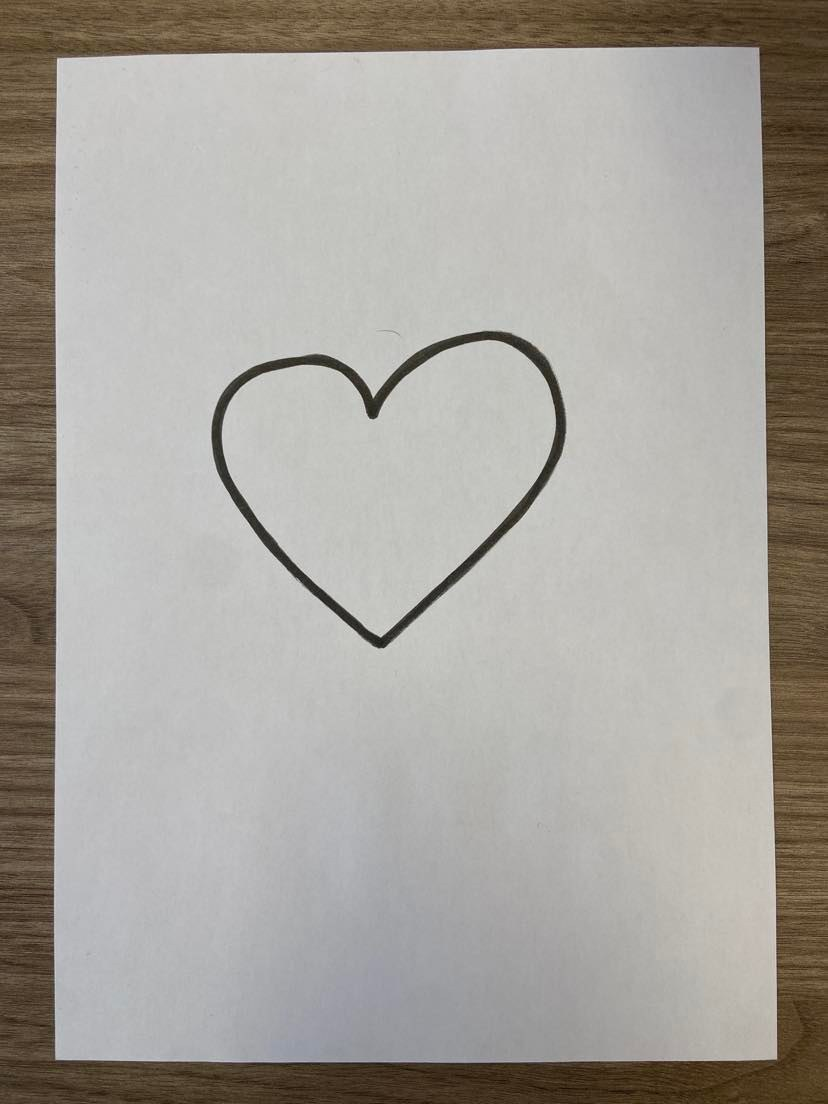
#> input picture Image_Analysis/Analysis/shots/coeur.png, 828 x 1104 px, found by its file name
$ python main.py
#> lines starting #> are read from the running program, lines starting #| are printed output that depends on the picture; after the words box and inside, x2 and y2 are one past the last pixel; in counts of white or black regions, pixels touching at a corner belong together; long printed decimals are rounded
# -*- coding: utf-8 -*-

import cv2
import numpy as np
import math
import os
from skimage import data
import matplotlib.pyplot as plt
from skimage.measure import find_contours
from scipy.signal import savgol_filter

# Charger l'image
image = cv2.imread("Image_Analysis/Analysis/shots/coeur.png")
#> image is the input picture: shape (1104, 828, 3); mean B, G, R 156, 162.4, 166.4
# [7 lines of commented-out code are left out]
plt.imshow(cv2.cvtColor(image, cv2.COLOR_BGR2RGB))
plt.axis('off')
plt.show()

"""# Spécifier le dossier contenant les images
image_folder = "./shots"

# Récupérer tous les fichiers dans le dossier
image_files = os.listdir(image_folder)

# Trier la liste par date de modification (du plus récent au plus ancien)
image_files.sort(key=lambda x: os.path.getmtime(os.path.join(image_folder, x)), reverse=True)

# Charger la dernière image
latest_image_path = os.path.join(image_folder, image_files[0])
image = cv2.imread(latest_image_path)

# Afficher l'image
plt.imshow(cv2.cvtColor(image, cv2.COLOR_BGR2RGB))
#plt.axis('off')
plt.show()"""

# Convertir en niveaux de gris
gray = cv2.cvtColor(image, cv2.COLOR_BGR2GRAY)
"""affichage gris inutile"""
#plt.imshow(gray,'gray')
#plt.axis('off')
#plt.show()

valeur_seuil = 190
max_area = 0

while max_area < 50000:
    # Binariser l'image
    _, thresh = cv2.threshold(gray, valeur_seuil, 255, cv2.THRESH_BINARY)

    """ Boucle d'affichage inutile
    plt.imshow(thresh,'gray')
    plt.axis('off')
    plt.show()
    """
    # Appliquer un filtre morphologique
    kernel = cv2.getStructuringElement(cv2.MORPH_RECT, (20,20))
    closing = cv2.morphologyEx(thresh, cv2.MORPH_CLOSE, kernel)
    """
    plt.imshow(closing,'gray')
    plt.axis('off')
    plt.show()
 """
    # Appliquer la détection de contours avec Canny
    edges = cv2.Canny(closing, 50, 255)

    # Trouver les contours externes
    contours, hierarchy = cv2.findContours(edges, cv2.RETR_EXTERNAL, cv2.CHAIN_APPROX_SIMPLE)

    # Trouver le plus grand contour qui correspond à un quadrilatère quelconque

    best_cnt = None
    for cnt in contours:
        area = cv2.contourArea(cnt)
        perimeter = cv2.arcLength(cnt, True)
        approx = cv2.approxPolyDP(cnt, 0.02 * perimeter, True)
        if len(approx) == 4 and area > max_area:
            max_area = area
            best_cnt = cnt
            print(max_area)
    valeur_seuil -= 1
#> this loop made 38 passes
#> contours on passes 17, 19, 20, 33: 9 contours, all with area under 20, 6 contours, all with area under 20, 9 contours, all with area under 20, 8 contours, all with area under 20
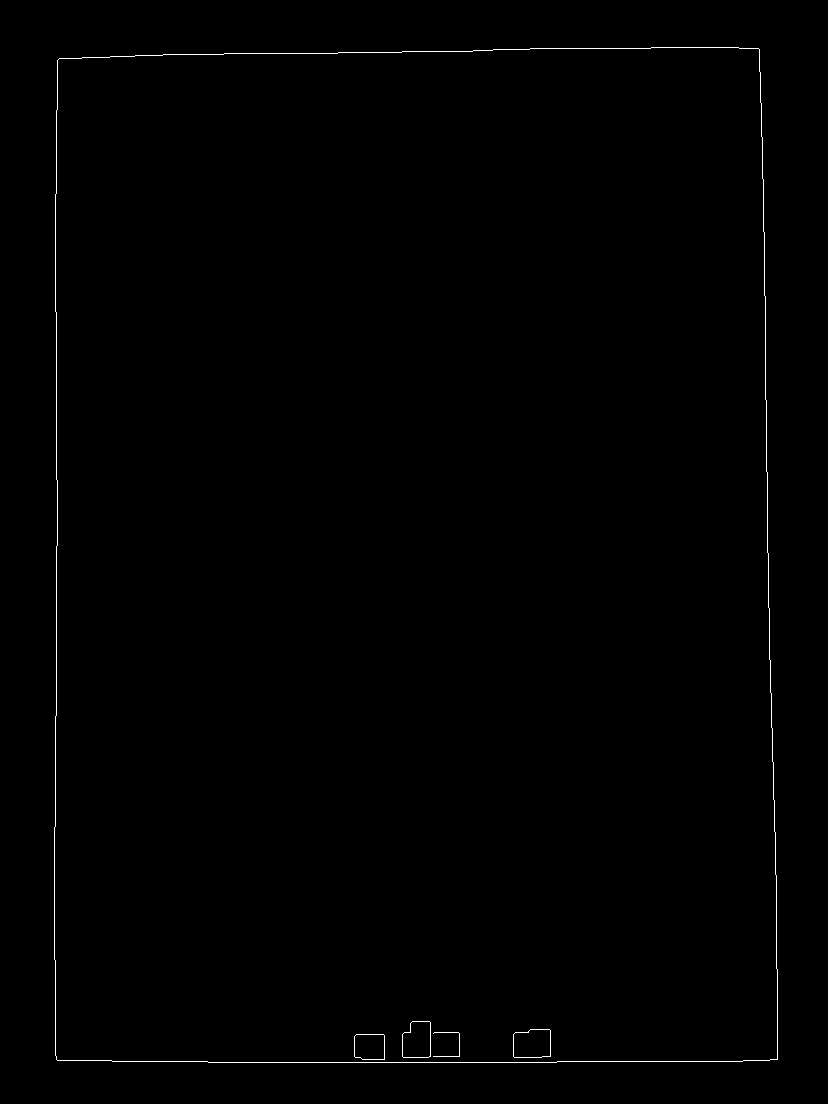
#> edges: shape (1104, 828); 0.42% white in thin lines or dots, all inside (x1, y1, x2, y2) = (54, 47, 778, 1063)
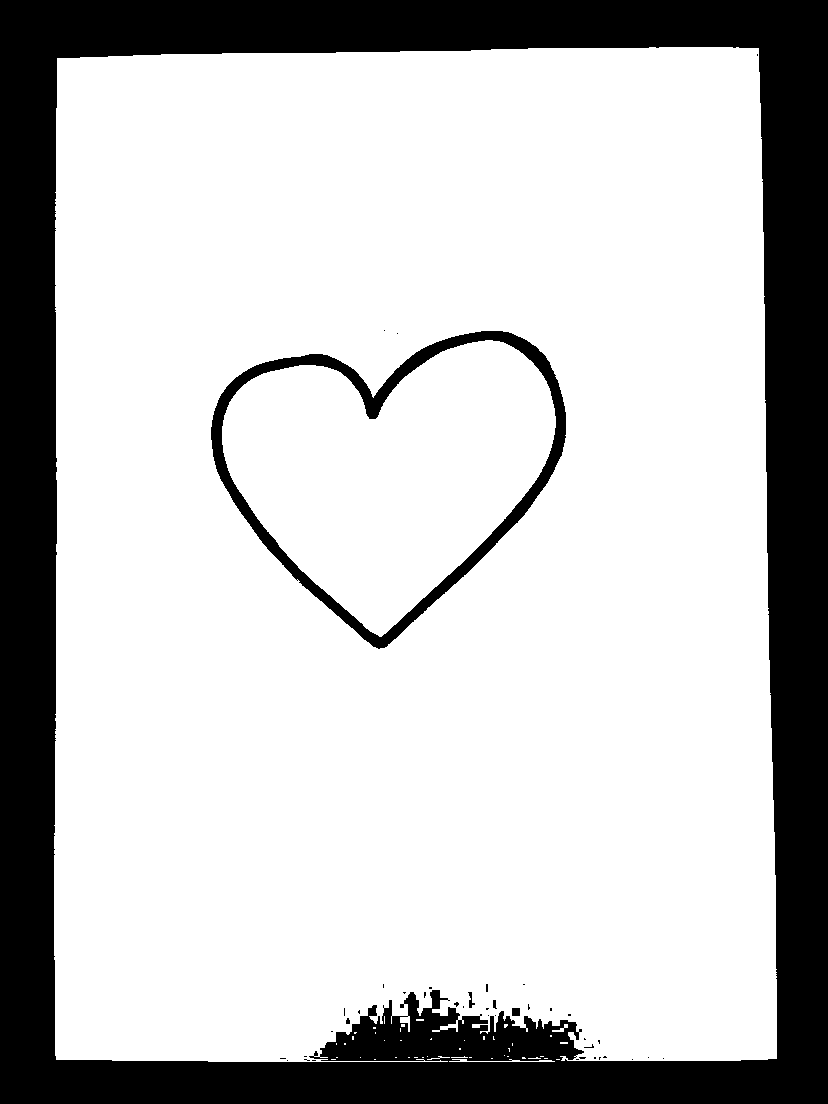
#> thresh: shape (1104, 828); 76.4% white; 42 black regions (36 under 20 px), largest, box (x1, y1, x2, y2) and area: (0, 0, 828, 1104) 204166, (211, 331, 566, 649) 11253, (512, 1008, 520, 1016) 64, (468, 992, 475, 1008) 49, (493, 1000, 497, 1009) 26, (346, 1018, 350, 1024) 20
#> after the loop, max_area = 720300; valeur_seuil = 152

# Vérifier si le contour trouvé est suffisamment grand pour être un bord de papier
"""if max_area > (closing.shape[0] * closing.shape[1]) / 4:
    # Hachurer la plus grande aire
    best_cnt = best_cnt.reshape(best_cnt.shape[0], 2)
    fig, ax = plt.subplots(figsize=(8, 8))
    ax.imshow(cv2.cvtColor(image, cv2.COLOR_BGR2RGB))
    ax.contour(best_cnt, levels=[0], colors='blue')
    ax.fill(best_cnt[:, 0], best_cnt[:, 1], hatch='/', alpha=0.3, edgecolor='blue')
    ax.set_title('Contours et aire maximale')
    ax.text(10, 30, f'Aire maximale : {max_area:.2f}', color='white')
    ax.legend(['Contours', 'Aire maximale'], loc='upper right')

# Afficher l'image et les contours
plt.imshow(cv2.cvtColor(closing, cv2.COLOR_BGR2RGB))
plt.contour(edges, levels=[0], colors='red')
plt.title('Contours et aire maximale')
plt.text(10, 30, f'Aire maximale : {max_area:.2f}', color='white')
plt.axis('off')
plt.show()"""

# Appliquer la détection de contours avec Canny
edges = cv2.Canny(closing, 165, 255)

# Trouver les contours externes
contours, hierarchy = cv2.findContours(edges, cv2.RETR_EXTERNAL, cv2.CHAIN_APPROX_SIMPLE)

# Trouver le plus grand contour
max_area = 0
best_cnt = None
for cnt in contours:
    area = cv2.contourArea(cnt)
    if area > max_area:
        max_area = area
        best_cnt = cnt
#> this loop made 1 pass
#> (area, max_area) on pass 1: (720300, 720300)
#> after the loop, best_cnt = contour of 95 points, box (x1, y1, x2, y2) (54, 47, 778, 1063), area 720300; max_area = 720300

best_cnt = best_cnt.reshape(best_cnt.shape[0], 2)
#> best_cnt = 95 pairs, first value 54 to 777, second value 47 to 1062

# Tracer les contours et la plus grande aire
"""fig, ax = plt.subplots(figsize=(8, 8))
ax.imshow(cv2.cvtColor(image, cv2.COLOR_BGR2RGB))

# Ajouter un titre et une légende
ax.set_title('Contours et aire maximale')
ax.text(10, 30, f'Aire maximale : {max_area:.2f}', color='white')
ax.legend(['Contours', 'Aire maximale'], loc='upper right')

# Afficher l'image et les contours
plt.imshow(cv2.cvtColor(closing, cv2.COLOR_BGR2RGB))
plt.contour(edges, levels=[0], colors='red')

plt.title('Contours et aire maximale')
plt.text(10, 30, f'Aire maximale : {max_area:.2f}', color='white')
ax.contour(best_cnt, levels=[0], colors='blue')

# Hachurer la plus grande aire
ax.fill(best_cnt[:, 0], best_cnt[:, 1], hatch='/', alpha=0.3, edgecolor='blue')
plt.axis('off')
plt.show()
"""
# Approximer le contour de l'aire hachurée en un polygone plus simple
epsilon = 0.05 * cv2.arcLength(best_cnt, True)
#> epsilon = 172.6
approx = cv2.approxPolyDP(best_cnt, epsilon, True)
#> approx = [[758, 48], [57, 60], [57, 1060], [777, 1059]]

# Trier les sommets du polygone en fonction de leur position
sorted_pts = sorted(approx, key=lambda x: x[0][0])
#> sorted_pts = [[[57, 60]], [[57, 1060]], [[758, 48]], [[777, 1059]]]

# Déterminer les coins haut gauche, haut droit, bas gauche, bas droit
top_left, bottom_left = sorted(sorted_pts[:2], key=lambda x: x[0][1])
#> top_left = [[57, 60]]; bottom_left = [[57, 1060]]
top_right, bottom_right = sorted(sorted_pts[2:], key=lambda x: x[0][1])
#> top_right = [[758, 48]]; bottom_right = [[777, 1059]]

# Afficher les coordonnées des coins initiaux
print("Coordonnées des coins initiaux :")
print(f"coin 1 : {tuple(top_left[0])}")
#| coin 1 : (57, 60)
print(f"coin 2 : {tuple(top_right[0])}")
#| coin 2 : (758, 48)
print(f"coin 3 : {tuple(bottom_left[0])}")
#| coin 3 : (57, 1060)
print(f"coin 4 : {tuple(bottom_right[0])}")
#| coin 4 : (777, 1059)

# Appliquer la marge alpha aux coins
alpha = -20
top_left += alpha * np.array([-1, -1])
#> top_left = [[77, 80]]
top_right += alpha * np.array([1, -1])
#> top_right = [[738, 68]]
bottom_left += alpha * np.array([-1, 1])
#> bottom_left = [[77, 1040]]
bottom_right += alpha * np.array([1, 1])
#> bottom_right = [[757, 1039]]

# Afficher les coordonnées des coins resserrés
print("\nCoordonnées des coins resserrés :")
print(f"coin 1 : {tuple(top_left[0])}")
#| coin 1 : (77, 80)
print(f"coin 2 : {tuple(top_right[0])}")
#| coin 2 : (738, 68)
print(f"coin 3 : {tuple(bottom_left[0])}")
#| coin 3 : (77, 1040)
print(f"coin 4 : {tuple(bottom_right[0])}")
#| coin 4 : (757, 1039)

alpha = 30
# Définir les quatre coins du rectangle initial (en ordre : haut-gauche, haut-droit, bas-droit, bas-gauche)
rect = np.array([tuple(top_left[0]), tuple(top_right[0]), tuple(bottom_right[0]), tuple(bottom_left[0])])
#> rect = [[77, 80], [738, 68], [757, 1039], [77, 1040]]

# Calculer les longueurs des côtés opposés du rectangle
l1 = np.linalg.norm(top_right - top_left)
#> l1 = 661.1
l2 = np.linalg.norm(top_right - bottom_right)
#> l2 = 971.2

# Définir les dimensions de l'image de sortie
if l1 > l2:
    width = 3508
    height = 2480
else:
    width = 2480
    height = 3508

# Définir les quatre coins de l'image de sortie (en ordre : haut-gauche, haut-droit, bas-droit, bas-gauche)
dst = np.array([(0, 0), (width, 0), (width, height), (0, height)])

# Calculer la matrice de transformation
M = cv2.getPerspectiveTransform(rect.astype(np.float32), dst.astype(np.float32))
#> M = [[3.81, -3.01e-17, -293.3], [0.0685, 3.77, -307], [1.8e-05, 2.97e-05, 1]]

# Appliquer la transformation de perspective
warped = cv2.warpPerspective(gray, M, (width, height))

# Afficher l'image de départ et l'image transformée
"""fig, axs = plt.subplots(1, 2, figsize=(10, 10))
axs[0].imshow(cv2.cvtColor(image, cv2.COLOR_BGR2RGB))
axs[0].plot(rect[:, 0], rect[:, 1], 'o-', color='red', linewidth=2)
axs[0].set_title('Image originale')
axs[1].imshow(cv2.cvtColor(warped, cv2.COLOR_BGR2RGB))
axs[1].set_title('Image transformée')
plt.show()
"""
# Binariser l'image
_, thresh = cv2.threshold(warped, 160, 255, cv2.THRESH_BINARY)

#plt.imshow(thresh,'gray')
#plt.axis('off')
#plt.show()

S = cv2.getStructuringElement(cv2.MORPH_ELLIPSE,(3,3))
thresh = cv2.dilate(thresh, S, iterations = 2)

S = cv2.getStructuringElement(cv2.MORPH_ELLIPSE,(3,3))
thresh = cv2.erode(thresh, S, iterations = 15)

thresh = np.invert(thresh)

#plt.imshow(thresh,'gray')
#plt.axis('off')
#plt.show()

def rdp(points, epsilon):
    """ Implémentation de l'algorithme de Ramer-Douglas-Peucker pour simplifier une suite de points """
    dmax = 0
    index = 0
    end = len(points) - 1
    for i in range(1, end):
        d = distance_point_segment(points[i], points[0], points[end])
        if d > dmax:
            index = i
            dmax = d
    if dmax > epsilon:
        results1 = rdp(points[:index+1], epsilon)
        results2 = rdp(points[index:], epsilon)
        results1.extend(results2[1:])
        return results1
    else:
        return [points[0], points[end]]

def distance_point_segment(point, start, end):
    """ Calcul de la distance entre un point et un segment """
    if np.all(start == end):
        return np.linalg.norm(point - start)
    else:
        u = (point - start) / np.linalg.norm(end - start)
        proj = start + u * np.dot(end - start, u)
        if np.all(proj <= np.maximum(start, end)) and np.all(proj >= np.minimum(start, end)):
            return np.linalg.norm(proj - point)
        else:
            dist_start = np.linalg.norm(point - start)
            dist_end = np.linalg.norm(point - end)
            return min(dist_start, dist_end)

def get_trace(image, nb_points=500):
    # Trouver le contour le plus long de l'image
#> called with nb_points = 500
    contours = find_contours(image, 0.5, fully_connected='low')
#> contours = 15 point arrays, longest 5389 points
    contour = max(contours, key=len)
#> contour = 5389 pairs, first value 940 to 2123, second value 487 to 1835

    # Ajouter un point supplémentaire si la longueur du contour est impaire
    if len(contour) % 2 == 1:
        contour = np.concatenate([contour, [contour[-1]]])
#> contour = 5390 pairs, first value 940 to 2123, second value 487 to 1835

    # Extraire les coordonnées x et y des points du contour
    x = contour[:, 1]
#> x = 5390 values, max 1835 at index 3835, min 487 at index 1417, mean 1164.9
    y = contour[:, 0]
#> y = 5390 values, max 2123 at index 0, min 940 at index 3160, mean 1454.3

    # Appliquer un filtre de Savitzky-Golay pour lisser le contour
    x_smoothed = savgol_filter(x, 9, 3)
#> x_smoothed = 5390 values, max 1835.1 at index 3838, min 486.9 at index 1420, mean 1164.9
    y_smoothed = savgol_filter(y, 9, 3)
#> y_smoothed = 5390 values, max 2123.1 at index 5389, min 939.9 at index 3163, mean 1454.3
    contour_smoothed = np.column_stack((y_smoothed, x_smoothed))
#> contour_smoothed = 5390 pairs, first value 939.9 to 2123.1, second value 486.9 to 1835.1

    contour_simplified = rdp(contour_smoothed, 0.5)
#> in rdp, `end = len(points) - 1`: end = 5389
#> the loop in rdp, `for i in range(1, end):` made 5388 passes
#> (u in distance_point_segment, proj in distance_point_segment, dist_start in distance_point_segment, dist_end in distance_point_segment, d, dmax) on passes 1 to 4: ([-0.0016, -4.56], [2123, 1125.4], 0.849, 0.98, 0.849, 0.849), ([0.161, -9.94], [2122.8, 1134.6], 1.85, 1.97, 1.85, 1.85), ([0.297, -15.75], [2122.4, 1152.3], 2.93, 3.05, 2.93, 2.93), ([0.217, -21.61], [2122.4, 1178.7], 4.02, 4.14, 4.02, 4.02)
#> after the loop in rdp, `for i in range(1, end):`: dmax = 1275.3; index = 3277
#> the loop in rdp (call 2), `for i in range(1, end):` made 3276 passes
#> (u in distance_point_segment, dist_start in distance_point_segment, dist_end in distance_point_segment, d, dmax) on passes 1, 5, 6, 7: ([-2.33e-07, -0.000666], 0.849, 1275.7, 0.849, 0.849), ([-0.000101, -0.00389], 4.96, 1277.2, 4.96, 4.96), ([-0.000213, -0.00454], 5.8, 1277.4, 5.8, 5.8), ([-0.00046, -0.00521], 6.67, 1277.4, 6.67, 6.67)
    nb_contour_points = len(contour_simplified)

    # Calculer l'incrément pour sélectionner un nombre donné de points
    step = nb_contour_points / nb_points

       # Extraire les coordonnées x et y des points équidistants le long du contour
    x = []
    y = []
    for i in range(nb_points):
        index = int(i * step)
        point = contour_simplified[index]
        x.append(point[1])
        y.append(point[0])

    if len(contour) % 2 == 1:
        contour = np.concatenate([contour, [contour[-1]]])

    return x, y

def douglas_peucker(x, y, threshold):
#> called with threshold = 44
    points = np.column_stack((x, y))
    if len(points) < 3:
        return x, y
    dmax = 0
    index = 0
    end = len(points) - 1
    for i in range(1, end):
        d = np.linalg.norm(np.cross(points[i] - points[0], points[end] - points[0])) / np.linalg.norm(points[end] - points[0])
        if d > dmax:
            index = i
            dmax = d
    if dmax > threshold:
        left_x, left_y = douglas_peucker(x[:index+1], y[:index+1], threshold)
        right_x, right_y = douglas_peucker(x[index:], y[index:], threshold)
        return left_x[:-1] + right_x, left_y[:-1] + right_y
    else:
        return [x[0], x[end]], [y[0], y[end]]

# Extraire les listes x et y représentant le traçé de l'image
x, y = get_trace(thresh)

x.append(x[0])
y.append(y[0])

# Afficher les points sur l'image tresh
"""fig, axs = plt.subplots(1, 2, figsize=(7, 7))
axs[0].imshow(thresh, cmap='gray')
axs[0].plot(x, y, 'r.',linewidth = 0.001)
axs[0].axis('equal')

#Affichage 2
axs[1].plot(x, y)
plt.ylim(max(y), min(y)) # inverse les limites de l'axe y
axs[1].axis('equal')
axs[1].set_title('Image originale')
plt.show()
"""
x.pop(-1)
y.pop(-1)


x, y = douglas_peucker(x, y, 44) # 25 : il s'agit de la distance maximale perpendiculaire entre un point de la courbe originale et la courbe simplifiée.

x.pop(-1)
y.pop(-1)

# Afficher les points sur l'image tresh
fig, axs = plt.subplots(1, 2, figsize=(7, 7))
axs[0].imshow(thresh, cmap='gray')
axs[0].plot(x, y, 'r.',linewidth = 0.001)
axs[0].axis('equal')

min_x = min(x)
min_y = min(y)

# Calcul du facteur de redimensionnement
factor = max(max(x) - min_x, max(y) - min_y) / 1500

# Redimensionnement des listes de points
x = [(x[i] - min_x) / factor for i in range(len(x))]
y = [(y[i] - min_y) / factor for i in range(len(y))]

x.append(x[0])
y.append(y[0])

# Afficher les résultats
print("x : ", x)
#| x :  [694.565, 224.218, 0.0, 14.020, 242.674, 484.593, 682.985, 885.890, 1209.824, 1467.253, 1500.0, 1412.101, 694.565]
print("y : ", y)
#| y :  [1338.416, 924.638, 588.154, 272.239, 112.684, 93.264, 255.846, 69.932, 0.0, 225.903, 437.729, 657.375, 1338.416]

# Afficher l'image de départ et l'image transformée
axs[1].plot(x, y)
plt.ylim(max(y), min(y)) # inverse les limites de l'axe y
axs[1].axis('equal')
axs[1].set_title('Image originale')
plt.show()

# Création du dossier pour stocker les images
os.makedirs("steps", exist_ok=True)

# Création d'une image blanche
width, height = 800, 800
image = np.ones((height, width, 3), dtype=np.uint8) * 255

# Boucle pour itérer sur les points
for i in range(1, len(x)):
    # Dessin des traits jusqu'au point actuel
    for j in range(i):
        pt1 = (150 + (int(x[j] * (500 / 1500))), 150+(int(y[j] * (500 / 1500))))
        pt2 = (150 + (int(x[j+1] * (500 / 1500))), 150+(int(y[j+1] * (500 / 1500))))
        cv2.line(image, pt1, pt2, (0, 0, 0), 15)

    # Enregistrement de l'image dans le dossier "steps"
    cv2.imwrite(f"steps/step{i}.png", image)
#> this loop made 12 passes
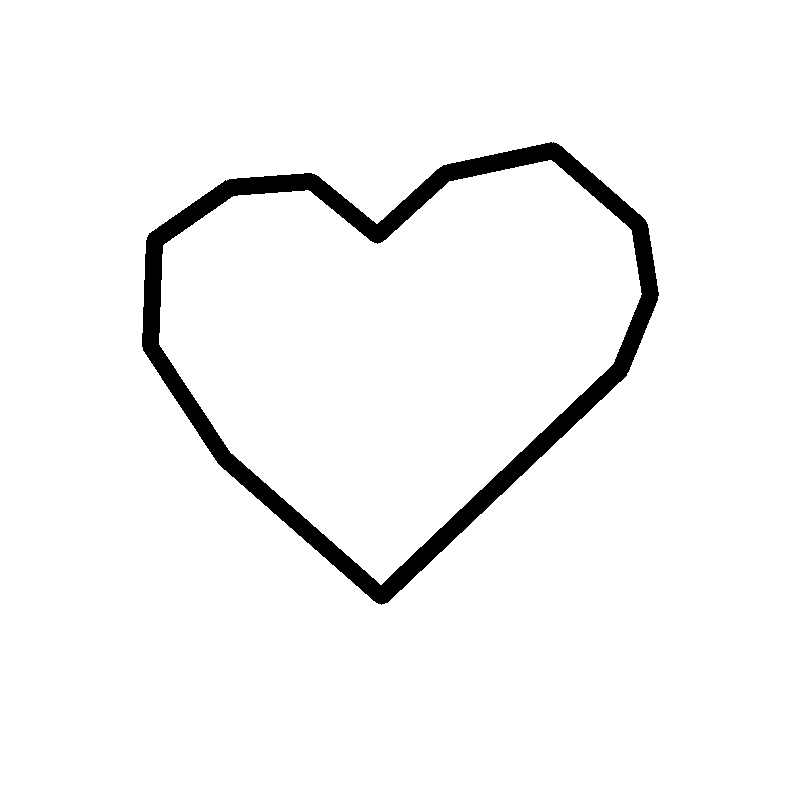
#> image: shape (800, 800, 3); 96% white; 1 black region, box (x1, y1, x2, y2) and area: (142, 142, 659, 605) 25435

deltas = []
thetas_abs = []
thetas_rel = []

# On considère que le robot est initialement orienté vers le premier point
angle_robot = math.atan2(y[1]-y[0], x[1]-x[0])

for i in range(len(x)-1):
    # Récupérer les coordonnées des points successifs
    x1, y1 = x[i], y[i]
    x2, y2 = x[i+1], y[i+1]

    # Calculer la distance entre les points
    delta = math.sqrt((x2-x1)**2 + (y2-y1)**2)
    deltas.append(delta)

    # Calculer l'angle absolu entre les points (en radians)
    angle_abs = math.atan2(y2-y1, x2-x1)
    thetas_abs.append(angle_abs)

    # Calculer l'angle relatif entre les points (en radians)
    angle_rel = angle_abs - angle_robot
    thetas_rel.append(angle_rel)

    # Mettre à jour l'orientation du robot
    angle_robot = angle_abs

# Convertir les angles absolus et relatifs en degrés
thetas_abs_deg = [math.degrees(angle) for angle in thetas_abs]
thetas_rel_deg = [math.degrees(angle) for angle in thetas_rel]

# Afficher les résultats
print("Distances : ", deltas)
#| Distances :  [626.449, 404.345, 316.226, 278.820, 242.698, 256.500, 275.199, 331.396, 342.493, 214.342, 236.581, 989.280]
print("Angles absolus (en radians) : ", thetas_abs)
#| Angles absolus (en radians) :  [-2.420, -2.159, -1.526, -0.6093, -0.0801, 0.6865, -0.7417, -0.2126, 0.7203, 1.417, 1.951, 2.382]
print("Angles relatifs (en radians) : ", thetas_rel)
#| Angles relatifs (en radians) :  [0.0, 0.2615, 0.6321, 0.9172, 0.5291, 0.7666, -1.428, 0.5291, 0.9329, 0.6972, 0.534, 0.4308]
print("Angles absolus (en degrés) : ", thetas_abs_deg)
#| Angles absolus (en degrés) :  [-138.661, -123.678, -87.459, -34.907, -4.589, 39.335, -42.498, -12.182, 41.268, 81.212, 111.810, 136.495]
print("Angles relatifs (en degrés) : ", thetas_rel_deg)
#| Angles relatifs (en degrés) :  [0.0, 14.983, 36.219, 52.551, 30.318, 43.924, -81.832, 30.316, 53.450, 39.944, 30.599, 24.684]
